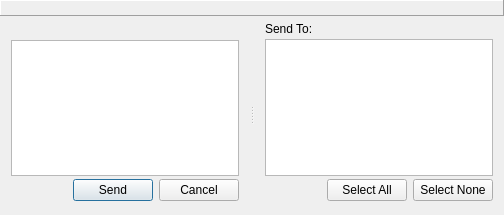
<?xml version="1.0" encoding="UTF-8"?>
<ui version="4.0">
 <class>BroadcastWindow</class>
 <widget class="QWidget" name="BroadcastWindow">
  <property name="geometry">
   <rect>
    <x>0</x>
    <y>0</y>
    <width>504</width>
    <height>215</height>
   </rect>
  </property>
  <property name="windowTitle">
   <string>Form</string>
  </property>
  <layout class="QVBoxLayout" name="verticalLayout_3">
   <property name="spacing">
    <number>0</number>
   </property>
   <property name="leftMargin">
    <number>0</number>
   </property>
   <property name="topMargin">
    <number>0</number>
   </property>
   <property name="rightMargin">
    <number>0</number>
   </property>
   <property name="bottomMargin">
    <number>3</number>
   </property>
   <item>
    <widget class="QLabel" name="lblInfo">
     <property name="autoFillBackground">
      <bool>true</bool>
     </property>
     <property name="frameShape">
      <enum>QFrame::Panel</enum>
     </property>
     <property name="frameShadow">
      <enum>QFrame::Raised</enum>
     </property>
     <property name="alignment">
      <set>Qt::AlignCenter</set>
     </property>
    </widget>
   </item>
   <item>
    <widget class="QSplitter" name="splitter">
     <property name="sizePolicy">
      <sizepolicy hsizetype="Expanding" vsizetype="Expanding">
       <horstretch>0</horstretch>
       <verstretch>0</verstretch>
      </sizepolicy>
     </property>
     <property name="orientation">
      <enum>Qt::Horizontal</enum>
     </property>
     <property name="childrenCollapsible">
      <bool>false</bool>
     </property>
     <widget class="QWidget" name="layoutWidget">
      <layout class="QVBoxLayout" name="verticalLayout">
       <property name="spacing">
        <number>0</number>
       </property>
       <property name="topMargin">
        <number>0</number>
       </property>
       <item>
        <widget class="QWidget" name="toolBarWidget" native="true">
         <property name="minimumSize">
          <size>
           <width>0</width>
           <height>24</height>
          </size>
         </property>
         <property name="maximumSize">
          <size>
           <width>16777215</width>
           <height>24</height>
          </size>
         </property>
         <layout class="QHBoxLayout" name="horizontalLayout_3">
          <property name="spacing">
           <number>0</number>
          </property>
          <property name="margin">
           <number>0</number>
          </property>
          <item>
           <layout class="QHBoxLayout" name="toolBarLayout"/>
          </item>
         </layout>
        </widget>
       </item>
       <item>
        <widget class="QTextEdit" name="txtMessage">
         <property name="sizePolicy">
          <sizepolicy hsizetype="Expanding" vsizetype="Expanding">
           <horstretch>4</horstretch>
           <verstretch>0</verstretch>
          </sizepolicy>
         </property>
         <property name="minimumSize">
          <size>
           <width>175</width>
           <height>0</height>
          </size>
         </property>
         <property name="tabChangesFocus">
          <bool>true</bool>
         </property>
         <property name="acceptRichText">
          <bool>false</bool>
         </property>
        </widget>
       </item>
       <item>
        <layout class="QHBoxLayout" name="horizontalLayout_4">
         <property name="topMargin">
          <number>3</number>
         </property>
         <item>
          <spacer name="horizontalSpacer">
           <property name="orientation">
            <enum>Qt::Horizontal</enum>
           </property>
           <property name="sizeHint" stdset="0">
            <size>
             <width>40</width>
             <height>20</height>
            </size>
           </property>
          </spacer>
         </item>
         <item>
          <widget class="QPushButton" name="btnSend">
           <property name="text">
            <string>Send</string>
           </property>
           <property name="default">
            <bool>true</bool>
           </property>
          </widget>
         </item>
         <item>
          <widget class="QPushButton" name="btnCancel">
           <property name="text">
            <string>Cancel</string>
           </property>
          </widget>
         </item>
        </layout>
       </item>
      </layout>
     </widget>
     <widget class="QWidget" name="layoutWidget1">
      <layout class="QVBoxLayout" name="verticalLayout_2">
       <property name="spacing">
        <number>0</number>
       </property>
       <property name="topMargin">
        <number>3</number>
       </property>
       <item>
        <widget class="QLabel" name="label">
         <property name="minimumSize">
          <size>
           <width>0</width>
           <height>20</height>
          </size>
         </property>
         <property name="text">
          <string>Send To:</string>
         </property>
        </widget>
       </item>
       <item>
        <widget class="lmcUserTreeWidget" name="tvUserList">
         <property name="sizePolicy">
          <sizepolicy hsizetype="Preferred" vsizetype="Expanding">
           <horstretch>0</horstretch>
           <verstretch>0</verstretch>
          </sizepolicy>
         </property>
         <property name="minimumSize">
          <size>
           <width>100</width>
           <height>0</height>
          </size>
         </property>
         <property name="horizontalScrollBarPolicy">
          <enum>Qt::ScrollBarAlwaysOff</enum>
         </property>
         <property name="indentation">
          <number>0</number>
         </property>
         <property name="animated">
          <bool>true</bool>
         </property>
         <property name="allColumnsShowFocus">
          <bool>true</bool>
         </property>
         <attribute name="headerVisible">
          <bool>false</bool>
         </attribute>
         <column>
          <property name="text">
           <string>Send To:</string>
          </property>
         </column>
        </widget>
       </item>
       <item>
        <layout class="QHBoxLayout" name="horizontalLayout">
         <property name="topMargin">
          <number>3</number>
         </property>
         <item>
          <spacer name="horizontalSpacer_2">
           <property name="orientation">
            <enum>Qt::Horizontal</enum>
           </property>
           <property name="sizeHint" stdset="0">
            <size>
             <width>40</width>
             <height>20</height>
            </size>
           </property>
          </spacer>
         </item>
         <item>
          <widget class="QPushButton" name="btnSelectAll">
           <property name="text">
            <string>Select All</string>
           </property>
          </widget>
         </item>
         <item>
          <widget class="QPushButton" name="btnSelectNone">
           <property name="text">
            <string>Select None</string>
           </property>
          </widget>
         </item>
        </layout>
       </item>
      </layout>
     </widget>
    </widget>
   </item>
  </layout>
 </widget>
 <layoutdefault spacing="6" margin="11"/>
 <customwidgets>
  <customwidget>
   <class>lmcUserTreeWidget</class>
   <extends>QTreeWidget</extends>
    <header>gui/contacts/usertreewidget.h</header>
  </customwidget>
 </customwidgets>
 <tabstops>
  <tabstop>txtMessage</tabstop>
  <tabstop>tvUserList</tabstop>
 </tabstops>
 <resources/>
 <connections>
  <connection>
   <sender>btnCancel</sender>
   <signal>clicked()</signal>
   <receiver>BroadcastWindow</receiver>
   <slot>close()</slot>
   <hints>
    <hint type="sourcelabel">
     <x>210</x>
     <y>198</y>
    </hint>
    <hint type="destinationlabel">
     <x>251</x>
     <y>107</y>
    </hint>
   </hints>
  </connection>
 </connections>
</ui>
